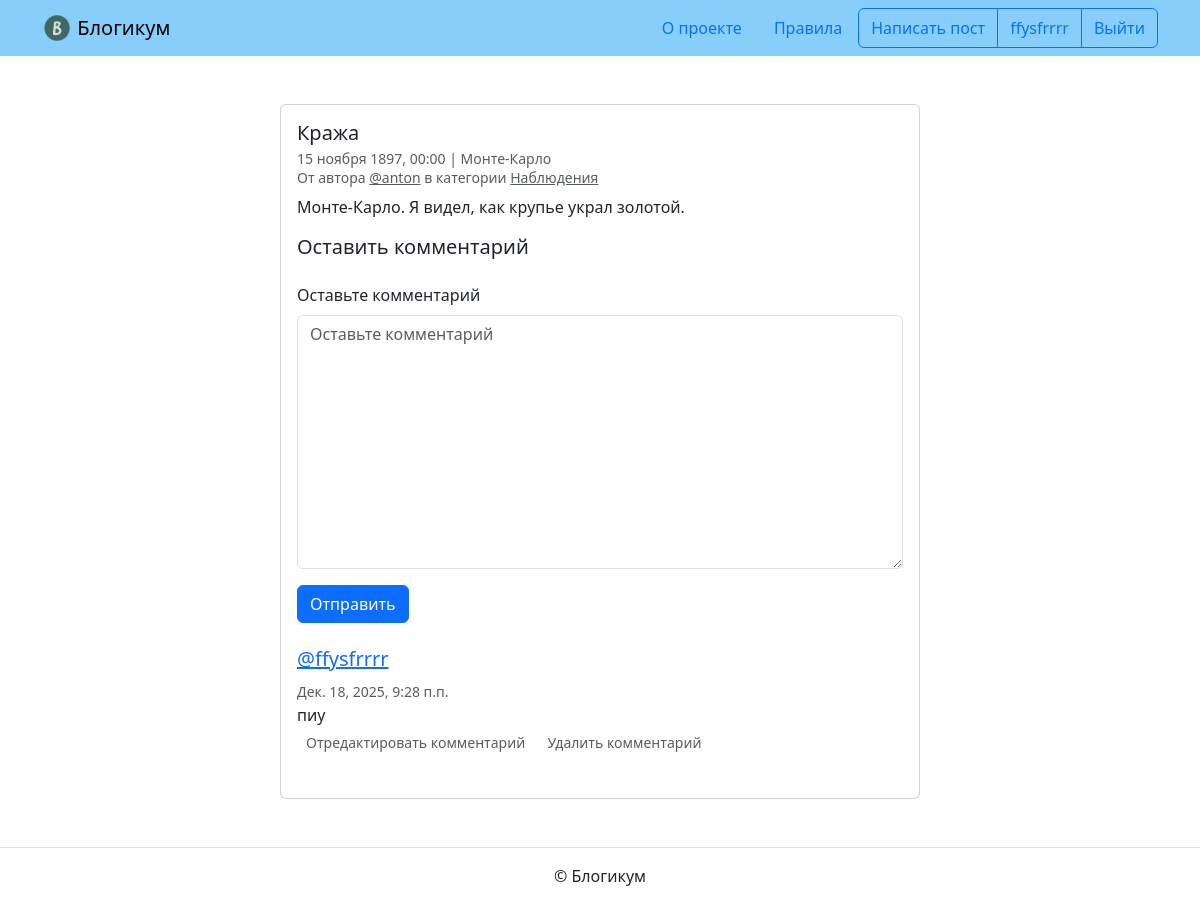
/posts/22/ (signed in), run on the app's committed database.
### blog/models.py (models this page shows, shortened)
class Published(models.Model):
    is_published = models.BooleanField(
        default=True,
        verbose_name='Опубликовано',
        help_text='Снимите галочку, чтобы скрыть публикацию.'
    )
    created_at = models.DateTimeField(
        auto_now_add=True,
        verbose_name='Добавлено'
    )
    class Meta:
        abstract = True

class Post(Published):
    title = models.CharField(
        max_length=256,
        verbose_name='Заголовок'
    )
    text = models.TextField(
        verbose_name='Текст'
    )
    pub_date = models.DateTimeField(
        verbose_name='Дата и время публикации',
        help_text=(
            'Если установить дату и время в будущем — можно делать '
            'отложенные публикации.'
        )
    )
    author = models.ForeignKey(
        User,
        on_delete=models.CASCADE,
        verbose_name='Автор публикации'
    )
    location = models.ForeignKey(
        Location,
        on_delete=models.SET_NULL,
        null=True,
        blank=True,
        verbose_name='Местоположение'
    )
    category = models.ForeignKey(
        Category,
        on_delete=models.SET_NULL,
        null=True,
        verbose_name='Категория'
    )
    image = models.ImageField(
        verbose_name='Изображение',
        upload_to='posts_images/',
        blank=True,
        null=True
    )
    class Meta:
        verbose_name = 'публикация'
        verbose_name_plural = 'Публикации'
    objects = models.Manager()
    published = PublishedManager()

class Location(Published):
    name = models.CharField(
        max_length=256,
        verbose_name='Название места'
    )
    class Meta:
        verbose_name = 'местоположение'
        verbose_name_plural = 'Местоположения'
    objects = models.Manager()
    published = PublishedManager()

class Category(Published):
    title = models.CharField(
        max_length=256,
        verbose_name='Заголовок'
    )
    description = models.TextField(
        verbose_name='Описание'
    )
    slug = models.SlugField(
        unique=True,
        verbose_name='Идентификатор',
        help_text=(
            'Идентификатор страницы для URL; разрешены символы латиницы, '
            'цифры, дефис и подчёркивание.'
        )
    )
    class Meta:
        verbose_name = 'категория'
        verbose_name_plural = 'Категории'
    objects = models.Manager()
    published = PublishedManager()

class Comment(models.Model):
    text = models.TextField()
    post = models.ForeignKey(
        Post,
        on_delete=models.CASCADE,
        related_name='comments'
    )
    author = models.ForeignKey(
        User,
        on_delete=models.CASCADE
    )
    created_at = models.DateTimeField(auto_now_add=True)
    class Meta:
        ordering = ['created_at']
        verbose_name = 'комментарий'
        verbose_name_plural = 'Комментарии'

### blog/views.py (the view)
# urls.py: path('posts/<int:id>/', views.post_detail, name='post_detail'),
def post_detail(request, id):
    template = 'blog/detail.html'
    post = get_object_or_404(Post, pk=id)
    is_author = request.user.is_authenticated and request.user == post.author
    if not is_author and not (
            post.is_published
            and post.pub_date <= timezone.now()
            and post.category.is_published):
        raise Http404("Пост не найден или не опубликован")
    comments = post.comments.all()
    form = CommentForm()
    context = {
        'post': post,
        'comments': comments,
        'form': form
    }
    return render(request, template, context)

### blog/forms.py
class CommentForm(forms.ModelForm):
    class Meta:
        model = Comment
        fields = ['text',]
        labels = {'text': 'Оставьте комментарий'}

### templates/blog/detail.html (shortened to what this page needs)
{% extends "base.html" %}
{% block content %}
  <div class="col d-flex justify-content-center">
    <div class="card" style="width: 40rem;">
      <div class="card-body">
        <h5 class="card-title">{{ post.title }}</h5>
        <h6 class="card-subtitle mb-2 text-muted">
          <small>
            {{ post.pub_date|date:"d E Y, H:i" }} | {% if post.location and post.location.is_published %}{{ post.location.name }}{% else %}Планета Земля{% endif %}<br>
            От автора <a class="text-muted" href="{% url 'blog:profile' post.author.username %}">@{{ post.author.username }}</a> в
            категории {% include "includes/category_link.html" %}
          </small>
        </h6>
        <p class="card-text">{{ post.text|linebreaksbr }}</p>
        {% include "includes/comments.html" %}
      </div>
    </div>
  </div>
{% endblock %}

### templates/includes/header.html (shortened to what this page needs)
{% load static %}
<header>
  <nav class="navbar navbar-light" style="background-color: lightskyblue">
    <div class="container">
      <a class="navbar-brand" href="{% url 'blog:index' %}">
        <img src="{% static 'img/logo.png' %}" width="30" height="30" class="d-inline-block align-top" alt="">
        Блогикум
      </a>
      {% with request.resolver_match.view_name as view_name %}
        <ul class="nav  nav-pills">
          <li class="nav-item">
            <a class="nav-link {% if view_name == 'pages:about' %} text-white {% endif %}" href="{% url 'pages:about' %}">
              О проекте
            </a>
          </li>
          <li class="nav-item">
            <a class="nav-link {% if view_name == 'pages:rules' %} text-white {% endif %}" href="{% url 'pages:rules' %}">
              Правила
            </a>
          </li>
          {% if user.is_authenticated %}
            <div class="btn-group" role="group" aria-label="Basic outlined example">
              <button type="button" class="btn btn-outline-primary"><a class="text-decoration-none text-reset"
                  href="{% url 'blog:create_post' %}">Написать пост</a></button>
              <button type="button" class="btn btn-outline-primary"><a class="text-decoration-none text-reset"
                  href="{% url 'blog:profile' user.username %}">{{ user.username }}</a></button>
              <button type="button" class="btn btn-outline-primary"><a class="text-decoration-none text-reset"
                  href="{% url 'logout' %}">Выйти</a></button>
            </div>
          {% endif %}
        </ul>
      {% endwith %}
    </div>
  </nav>
</header>

### templates/includes/category_link.html
<a class="text-muted" href="{% url 'blog:category_posts' post.category.slug %}">
  {{ post.category.title }}
</a>

### templates/includes/comments.html (shortened to what this page needs)
{% if user.is_authenticated %}
  {% load django_bootstrap5 %}
  <h5 class="mb-4">Оставить комментарий</h5>
  <form method="post" action="{% url 'blog:add_comment' post.id %}">
    {% bootstrap_form form %}
    {% bootstrap_button button_type="submit" content="Отправить" %}
  </form>
{% endif %}
<br>
{% for comment in comments %}
  <div class="media mb-4">
    <div class="media-body">
      <h5 class="mt-0">
        <a href="{% url 'blog:profile' comment.author.username %}" name="comment_{{ comment.id }}">
          @{{ comment.author.username }}
        </a>
      </h5>
      <small class="text-muted">{{ comment.created_at }}</small>
      <br>
      {{ comment.text|linebreaksbr }}
    </div>
    {% if user == comment.author %}
      <a class="btn btn-sm text-muted" href="{% url 'blog:edit_comment' post.id comment.id %}" role="button">
        Отредактировать комментарий
      </a>
      <a class="btn btn-sm text-muted" href="{% url 'blog:delete_comment' post.id comment.id %}" role="button">
        Удалить комментарий
      </a>
    {% endif %}
  </div>
{% endfor %}

### data on the page
Post: title "Кража", pub_date "15 ноября 1897, 00:00", location.name "Монте-Карло", author.username "anton", category "Наблюдения", text "Монте-Карло. Я видел, как крупье украл золотой."
Comment: author.username "ffysfrrrr", created_at "Дек. 18, 2025, 9:28 п.п.", text "пиу", shows "Отредактировать комментарий"

### other printed values
{{ user.username }} "ffysfrrrr"
